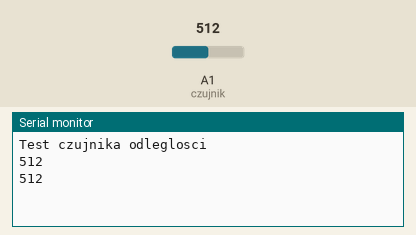
The sketch below on a simulated Arduino Uno, built with avr-gcc and run on an emulated ATmega328P. Parts: the last lines printed to the serial monitor. Inputs (shaded band) come from the test bench; at power-on: A1 (czujnik) = 512.

Above: at 1.8 s.
1.9 s: A1 (czujnik) set to 716
At 2.8 s:
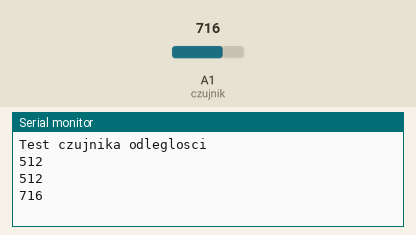
3.4 s: A1 (czujnik) set to 900
At 4.5 s:
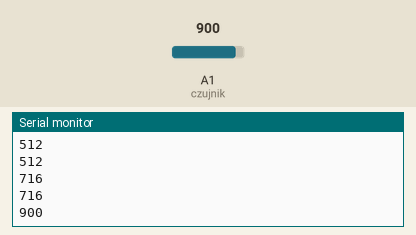
Timing chart, 0 to 6.4 s (numbered marks = the images above; inputs shaded):
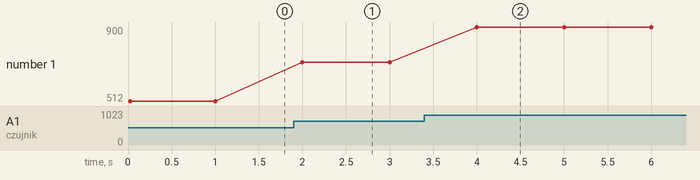

The sketch:

sharp_test.ino
```cpp
int czujnik = A1;   //pin analogowy A1 połączony z sygnałem z czujnika

void setup(){
  Serial.begin(9600);        //inicjalizacja monitora szeregowego
  Serial.println("Test czujnika odleglosci");
}

void loop(){
  int odl = analogRead(czujnik);      //odczytanie wartości z czujnika
  Serial.println(odl);                //wyświetlenie jej na monitorze

  delay(1000);                         //opóźnienie między kolejnymi odczytami
}
```

Measured:
- after the input at 1.9 s, the serial monitor: prints a new line after 0.10 s (image 1)
- after the input at 3.4 s, the serial monitor: prints a new line after 0.60 s (image 2)
- plotted number 1: 512 → 716 after the input at 1.9 s, 716 → 900 after the input at 3.4 s
